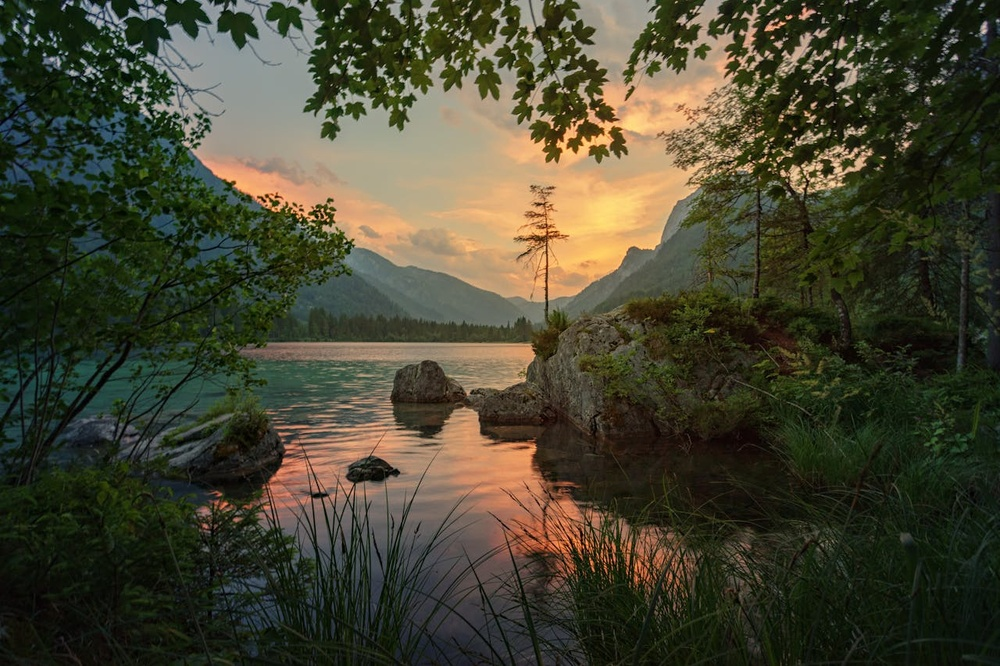
#> input picture image_processing/Sample/image_1.jpg, 1000 x 666 px, shrunk from 1280 x 853 before the run, found by its file name
$ python sample_img_transfer-hist.py   (older library calls are emulated)
#> lines starting #> are read from the running program, lines starting #| are printed output that depends on the picture
### tf_image_processing/utils/io.py
from skimage.io import imread, imsave

def read_image(path, is_gray = False):
#> called with is_gray = False
    image = imread(path, as_gray = is_gray)
#> image is the input picture: shape (666, 1000, 3); mean R, G, B 69.9, 68.4, 49
#> call 2 of read_image, with is_gray = False
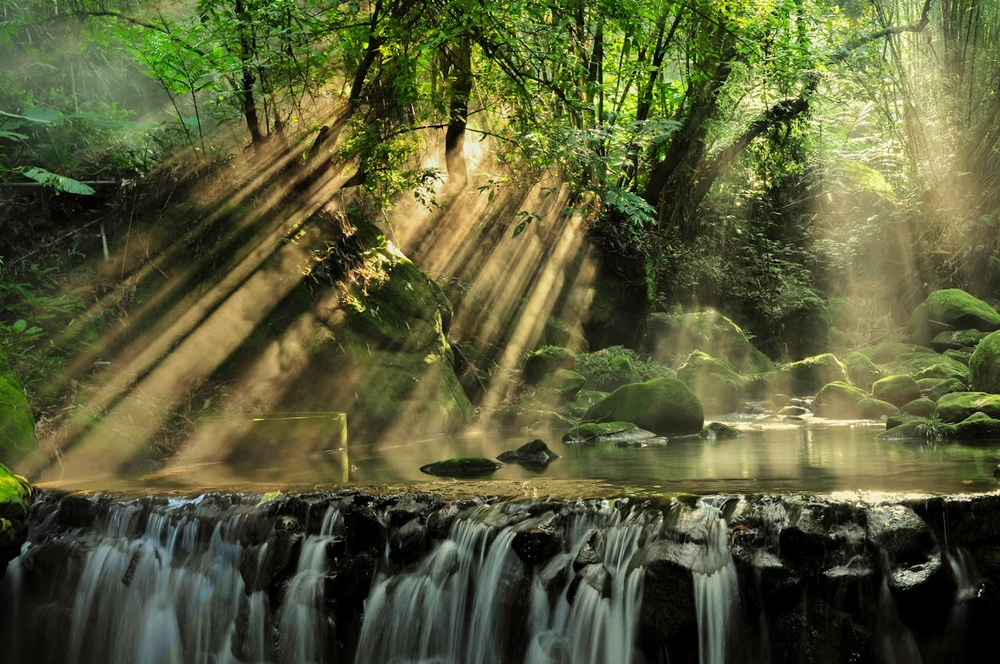
#> input picture image_processing/Sample/image_2.jpg, 1000 x 664 px, shrunk from 1280 x 850 before the run, found by its file name
#> in read_image, image is the input picture: shape (664, 1000, 3); mean R, G, B 88.5, 92.3, 54.9
    return image

def save_image(image, path):
    imsave(path, image)

### image_processing/processing/combination.py
import numpy as np
from skimage.color import rgb2gray
from skimage.exposure import match_histograms
from skimage.metrics import structural_similarity

# [8 lines left out: function find_difference, not called in this run]

def transfer_histogram(image1, image2):
    matched_image = match_histograms(image1, image2, channel_axis=-1)# multichannel=True)
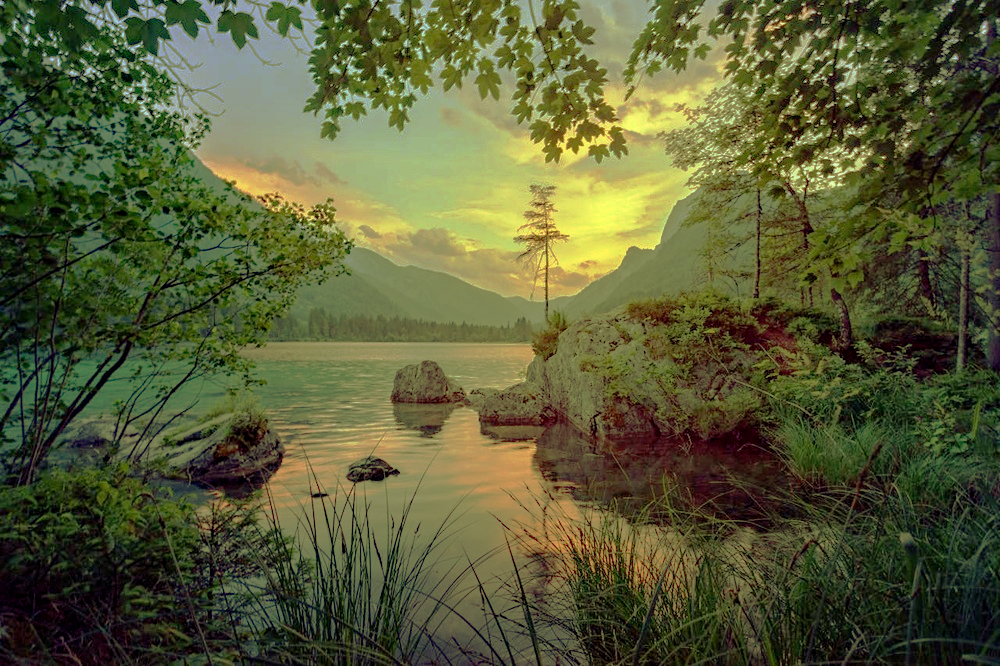
#> matched_image: shape (666, 1000, 3); mean R, G, B 88.3, 92.2, 54.7
    return matched_image

### tf_image_processing/utils/plot.py
import matplotlib.pyplot as plt

def plot_image(image):
    plt.figure(figsize=(12, 4))
    plt.imshow(image, cmap='gray')
    plt.axis('off')
    plt.show()

def plot_result(*args):
    number_images = len(args)
    fig, axis = plt.subplots(nrows=1, ncols = number_images, figsize=(12, 4))
    names_lst = ['Image {}'.format(i) for i in range(1, number_images)]
    names_lst.append('Result')
    for ax, name, image in zip(axis, names_lst, args):
        ax.set_title(name)
        ax.imshow(image, cmap='gray')
        ax.axis('off')
    fig.tight_layout()
    plt.show()
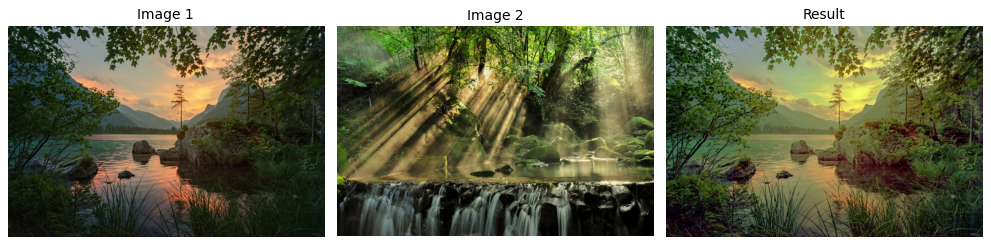
#> figure drawn by matplotlib, 3 panels

# [8 lines left out: function plot_histogram, not called in this run]

### image_processing/sample_img_transfer-hist.py
from image_processing.utils import io, plot
from image_processing.processing import combination

image_1_path = "./image-processing-package/image_processing/Sample/image_1.jpg"
image_2_path= "./image-processing-package/image_processing/Sample/image_2.jpg"


image_1 = io.read_image(image_1_path)
image_2 = io.read_image(image_2_path)

#plot.plot_image(image_1)
#plot.plot_image(image_2)

result_image = combination.transfer_histogram(image_1, image_2)

plot.plot_result(image_1, image_2, result_image)

plot.plot_image(result_image)

result_img_path = "./image-processing-package/result_image.jpg"
io.save_image(result_image, result_img_path)
